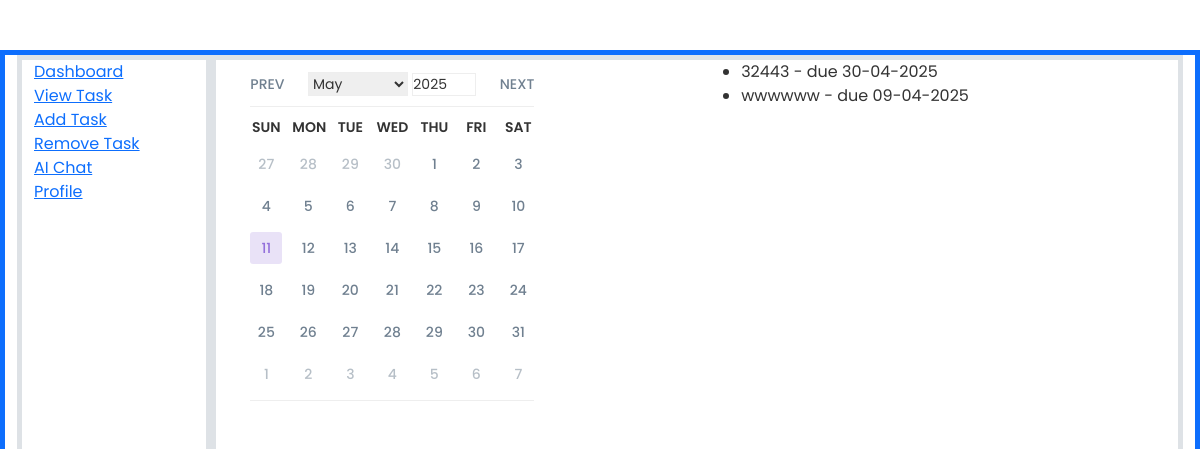
/studentdashboard, run on an earlier commit of the app's database.
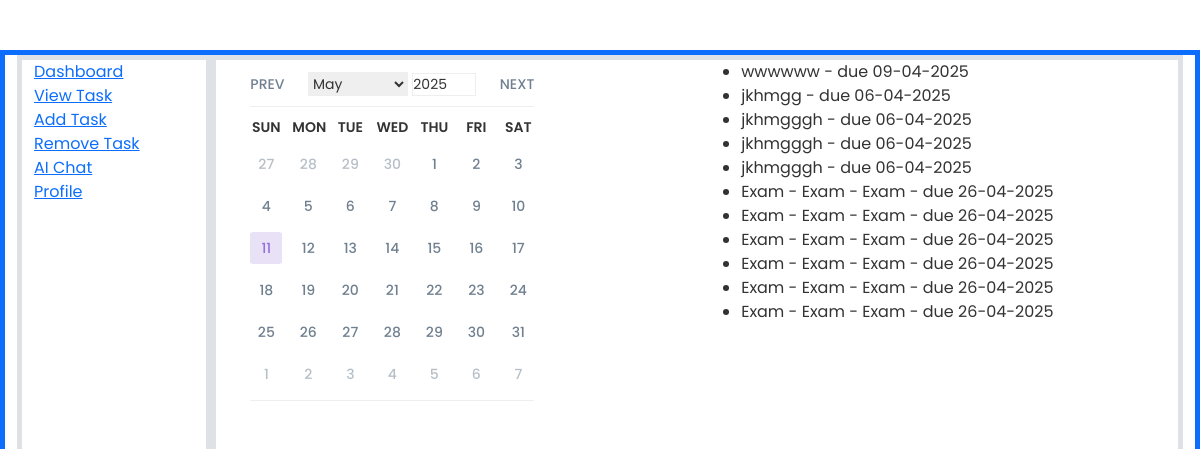
And on a later commit of the database.
### TimeTable/models.py (models this page shows)
class Task(db.Model):
    id = db.Column(db.Integer(),primary_key=True)
    event_date = db.Column(db.Date())
    description = db.Column(db.String(length=60))
    own = db.Column(db.Integer(),db.ForeignKey('student.id'))

### TimeTable/routes.py (the view)
@app.route("/studentdashboard",methods=['GET','POST'])
def student_dashboard_page():
    tasks = Task.query.filter_by(own=2).all()
    event = [str(task.event_date) for task in tasks]
    date_events = {}
    for i in tasks:
        date_events[i.event_date] = i.description
    return render_template('calender.html',event=event,tasks=tasks,date_events=date_events)

### TimeTable/templates/calender.html (shortened to what this page needs)
{% extends "dashboard.html" %}
{% block link %}
<link rel="stylesheet" href="static/calender.css" />
{% endblock %}
{% block content_1 %}
<div class="col">
  <a href="{{ url_for('student_dashboard_page') }}">Dashboard</a>
  <br>
  <a href="{{ url_for('view_task_page') }}">View Task</a>
  <br>
  <a href="{{ url_for('task_page') }}">Add Task</a>
  <br>
  <a href="{{ url_for('remove_task_page') }}">Remove Task</a>
  <br>
  <a href="{{ url_for('chat_page') }}">AI Chat</a>
  <br>
  <a href="#">Profile</a>
</div>
{% endblock %}
{% block content_2 %}
<div class="container">
  <div class="row">
    <div class="col">
      <div class="datepicker-container">
        <div class="datepicker">
          <div class="datepicker-header">
            <button class="prev">Prev</button>
            <div>
              <select class="month-input">
                <option>May</option>
              </select>
              <input type="number" class="year-input" />
            </div>
            <button class="next">Next</button>
          </div>
          <div class="days">
            <span>Sun</span>
            <span>Mon</span>
            <span>Tue</span>
            <span>Wed</span>
            <span>Thu</span>
            <span>Fri</span>
            <span>Sat</span>
          </div>
          <div class="dates"></div>
          <div class="datepicker-footer">
          </div>
        </div>
      </div>
    </div>
    <div class="col">
      <ul>
        {% for tas in tasks %}
        <li>{{ tas.description }} - due {{ tas.event_date.strftime('%d-%m-%Y') }}</li>
        {% else %}
        <li>No tasks found.</li>
        {% endfor %}
      </ul>
    </div>
  </div>
</div>
{% endblock %}

What changed in the data, as far as the page shows it:
no longer on this page (row edited): Task: description "32443", event_date "30-04-2025"
added Task: description "jkhmgg", event_date "06-04-2025"
added Task: description "jkhmgggh", event_date "06-04-2025"
added Task: description "jkhmgggh", event_date "06-04-2025"
added Task: description "jkhmgggh", event_date "06-04-2025"
added Task: description "Exam - Exam - Exam", event_date "26-04-2025"
added Task: description "Exam - Exam - Exam", event_date "26-04-2025"
added Task: description "Exam - Exam - Exam", event_date "26-04-2025"
added Task: description "Exam - Exam - Exam", event_date "26-04-2025"
added Task: description "Exam - Exam - Exam", event_date "26-04-2025"
added Task: description "Exam - Exam - Exam", event_date "26-04-2025"
